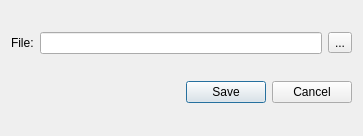
<?xml version="1.0" encoding="UTF-8"?>
<ui version="4.0">
 <class>Dialog</class>
 <widget class="QDialog" name="Dialog">
  <property name="geometry">
   <rect>
    <x>0</x>
    <y>0</y>
    <width>363</width>
    <height>136</height>
   </rect>
  </property>
  <property name="windowTitle">
   <string>Dialog</string>
  </property>
  <layout class="QGridLayout" name="gridLayout_2">
   <item row="1" column="1" colspan="2">
    <widget class="QDialogButtonBox" name="buttonBox">
     <property name="orientation">
      <enum>Qt::Horizontal</enum>
     </property>
     <property name="standardButtons">
      <set>QDialogButtonBox::Cancel|QDialogButtonBox::Save</set>
     </property>
    </widget>
   </item>
   <item row="0" column="1">
    <widget class="QLineEdit" name="lineEdit_file">
     <property name="minimumSize">
      <size>
       <width>270</width>
       <height>0</height>
      </size>
     </property>
     <property name="readOnly">
      <bool>true</bool>
     </property>
    </widget>
   </item>
   <item row="0" column="2">
    <widget class="QToolButton" name="toolFileButton">
     <property name="text">
      <string>...</string>
     </property>
    </widget>
   </item>
   <item row="0" column="0">
    <widget class="QLabel" name="label_file">
     <property name="text">
      <string>File:</string>
     </property>
    </widget>
   </item>
  </layout>
 </widget>
 <resources/>
 <connections>
  <connection>
   <sender>buttonBox</sender>
   <signal>accepted()</signal>
   <receiver>Dialog</receiver>
   <slot>accept()</slot>
   <hints>
    <hint type="sourcelabel">
     <x>248</x>
     <y>254</y>
    </hint>
    <hint type="destinationlabel">
     <x>157</x>
     <y>274</y>
    </hint>
   </hints>
  </connection>
  <connection>
   <sender>buttonBox</sender>
   <signal>rejected()</signal>
   <receiver>Dialog</receiver>
   <slot>reject()</slot>
   <hints>
    <hint type="sourcelabel">
     <x>316</x>
     <y>260</y>
    </hint>
    <hint type="destinationlabel">
     <x>286</x>
     <y>274</y>
    </hint>
   </hints>
  </connection>
 </connections>
</ui>
